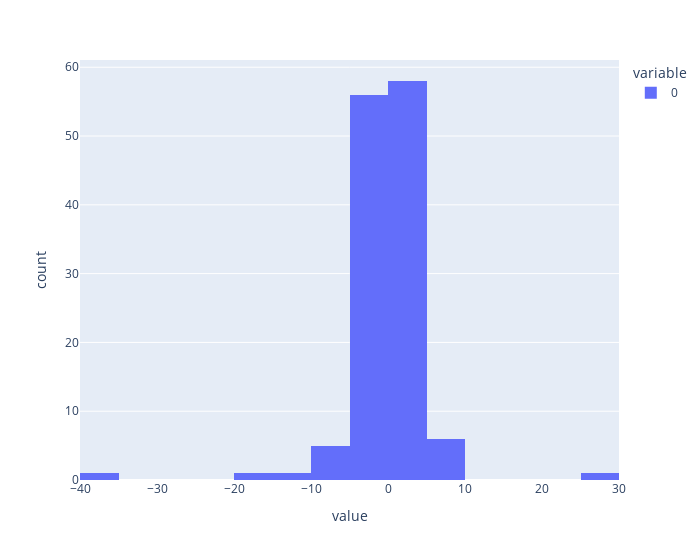

This figure's notebook cell:
### Code cell
fig = px.histogram(diff_lst,nbins=20,width=700)
fig.show()

### Figure 1 — Plotly figure (JSON) as saved in the notebook; plotly's stock layout.template omitted (floating-point values rounded to 4 significant figures; data arrays with more than 128 entries replaced by an {"elided": "..."} marker saying what was removed)
{"data": [{"alignmentgroup": "True", "bingroup": "x", "hovertemplate": "variable=0<br>value=%{x}<br>count=%{y}<extra></extra>", "legendgroup": "0", "marker": {"color": "#636efa", "pattern": {"shape": ""}}, "name": "0", "nbinsx": 20, "offsetgroup": "0", "orientation": "v", "showlegend": true, "type": "histogram", "x": {"elided": "129 float values"}, "xaxis": "x", "yaxis": "y"}], "layout": {"barmode": "relative", "legend": {"title": {"text": "variable"}, "tracegroupgap": 0}, "margin": {"t": 60}, "width": 700, "xaxis": {"anchor": "y", "domain": [0, 1], "title": {"text": "value"}}, "yaxis": {"anchor": "x", "domain": [0, 1], "title": {"text": "count"}}}}
